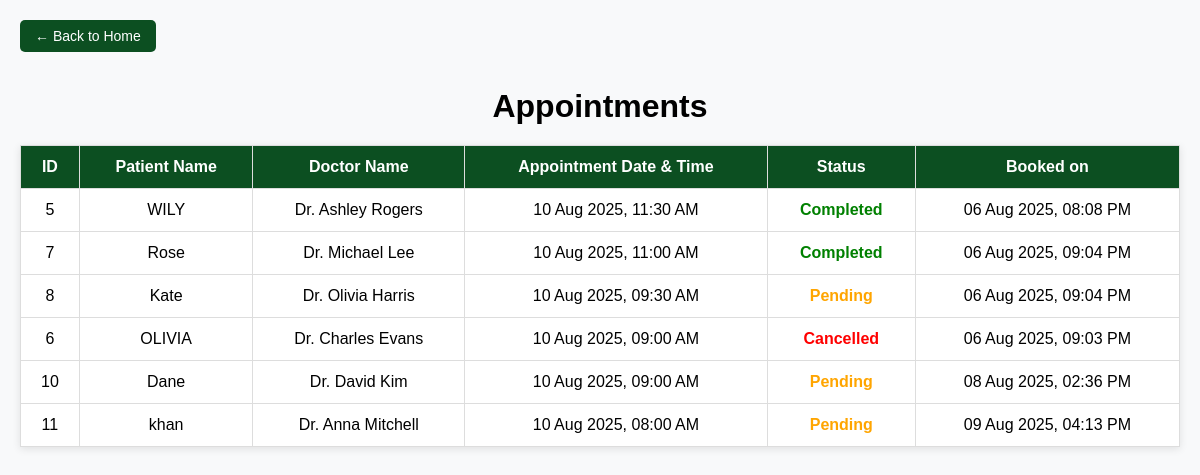
/view_appointment.php, run on an earlier commit of the app's database.
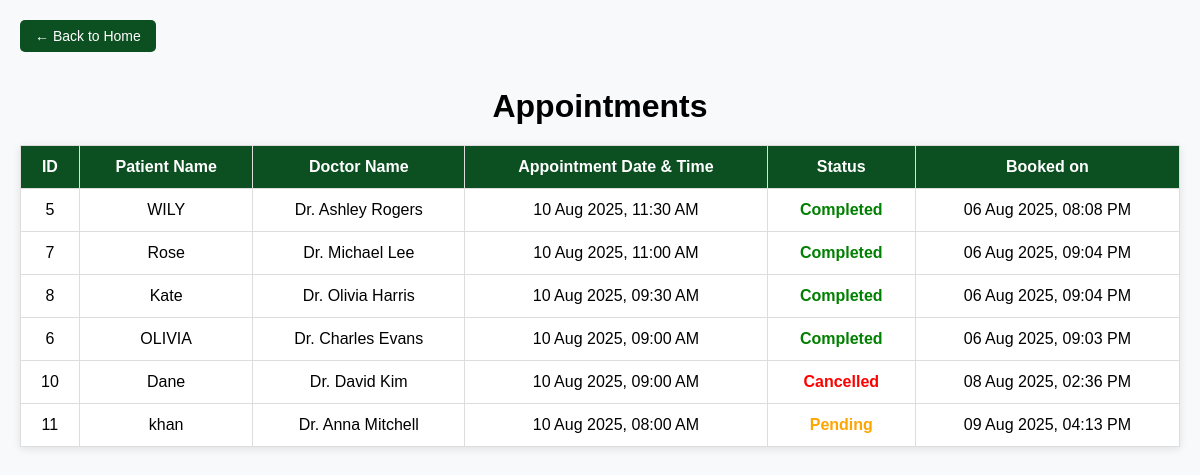
And on a later commit of the database.
### tables this page shows
CREATE TABLE `appointments` (
  `appointment_id` int(11) NOT NULL,
  `patient_id` int(11) NOT NULL,
  `doctor_id` int(11) NOT NULL,
  `appointment_datetime` datetime DEFAULT NULL,
  `status` enum('booked','completed','cancelled') DEFAULT 'booked',
  `booked_on` timestamp NOT NULL DEFAULT current_timestamp()
);

CREATE TABLE `patients` (
  `patient_id` int(11) NOT NULL,
  `user_id` int(11) NOT NULL,
  `full_name` varchar(100) NOT NULL,
  `phone` varchar(20) NOT NULL,
  `email` varchar(100) NOT NULL,
  `address` text DEFAULT NULL,
  `city_id` int(11) NOT NULL,
  `created_at` datetime DEFAULT current_timestamp()
);

CREATE TABLE `doctors` (
  `doctor_id` int(11) NOT NULL,
  `user_id` int(11) NOT NULL,
  `full_name` varchar(100) NOT NULL,
  `specialization` varchar(100) NOT NULL,
  `phone` varchar(20) NOT NULL,
  `email` varchar(100) NOT NULL,
  `address` text DEFAULT NULL,
  `city_id` int(11) NOT NULL,
  `profile_details` text DEFAULT NULL
);

### view_appointment.php (the view, shortened to what this page needs)
<?php
include "db_connect.php";
$sql = "
SELECT
    a.appointment_id,
    p.full_name AS patient_name,
    d.full_name AS doctor_name,
    a.appointment_datetime,
    a.status,
    a.booked_on
FROM appointments a
JOIN patients p ON a.patient_id = p.patient_id
JOIN doctors d ON a.doctor_id = d.doctor_id
ORDER BY a.appointment_datetime DESC
";
$result = mysqli_query($conn, $sql);
?>
<!DOCTYPE html>
<html lang="en">
<head>
</head>
<body>
<a href="index.php" class="back-btn">← Back to Home</a>
<h1>Appointments</h1>
<table>
    <tr>
        <th>ID</th>
        <th>Patient Name</th>
        <th>Doctor Name</th>
        <th>Appointment Date & Time</th>
        <th>Status</th>
        <th>Booked on</th>
    </tr>
    <?php while ($row = mysqli_fetch_assoc($result)) {
        $status = ucfirst($row['status']);
        if (empty($status)) {
            $status = "Pending";
            $statusClass = "pending";
        } elseif (strtolower($status) === "completed") {
            $statusClass = "completed";
        } elseif (strtolower($status) === "cancelled") {
            $statusClass = "cancelled";
        } else {
            $statusClass = "pending";
        }
    ?>
        <tr>
            <td><?php echo $row['appointment_id']; ?></td>
            <td><?php echo htmlspecialchars($row['patient_name']); ?></td>
            <td><?php echo htmlspecialchars($row['doctor_name']); ?></td>
            <td>
                <?php echo date("d M Y, h:i A", strtotime($row['appointment_datetime'])); ?>
            </td>
            <td class="status <?php echo $statusClass; ?>">
                <?php echo $status; ?>
            </td>
            <td>
                <?php echo date("d M Y, h:i A", strtotime($row['booked_on'])); ?>
            </td>
        </tr>
    <?php } ?>
</table>
</body>
</html>

What changed in the data, as far as the page shows it:
changed appointments "10 Aug 2025, 09:30 AM": status "Pending" → "Completed"
changed appointments "06 Aug 2025, 09:03 PM": status "Cancelled" → "Completed"
changed appointments "Dane": status "Pending" → "Cancelled"
